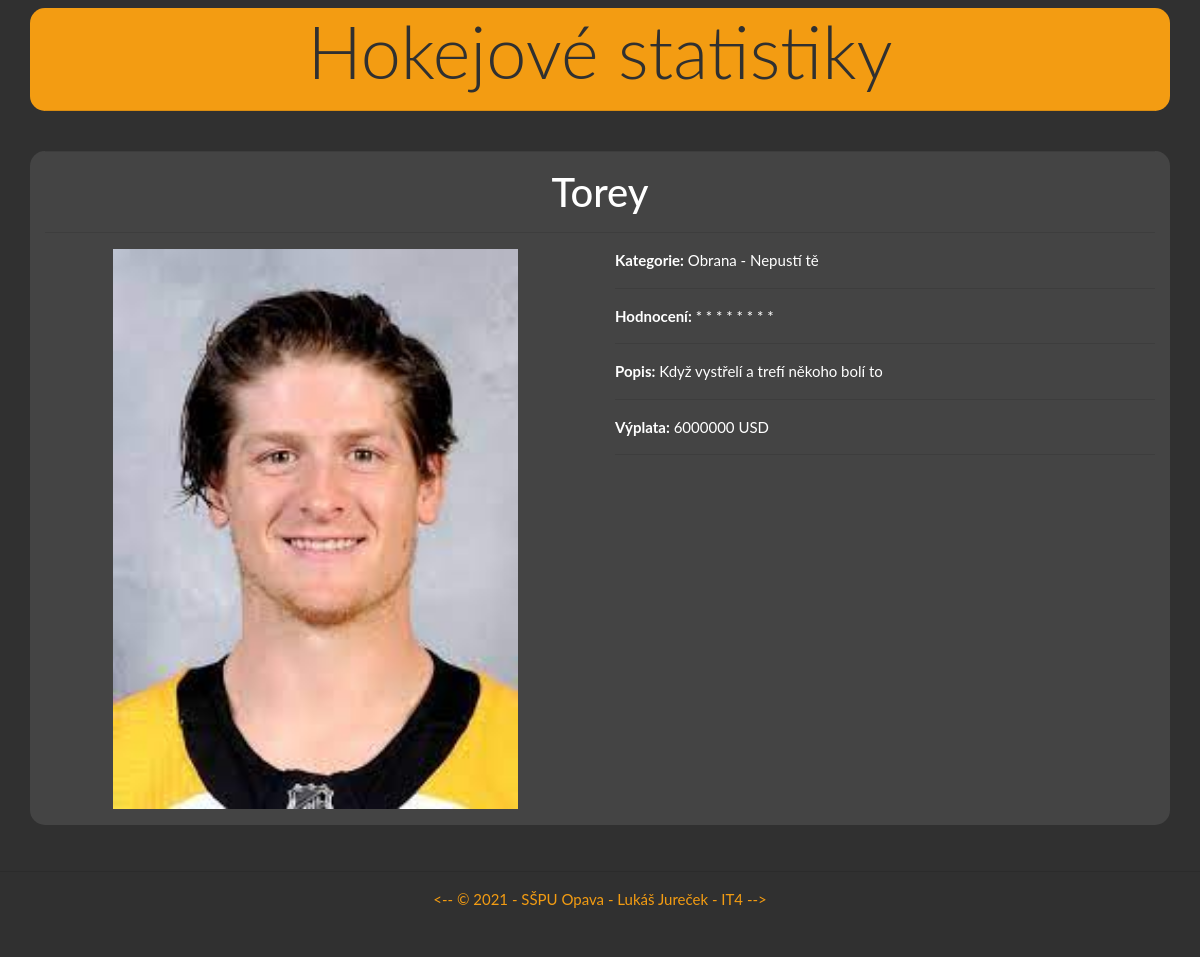
The page /staty/detail/4 on the database as committed earlier.
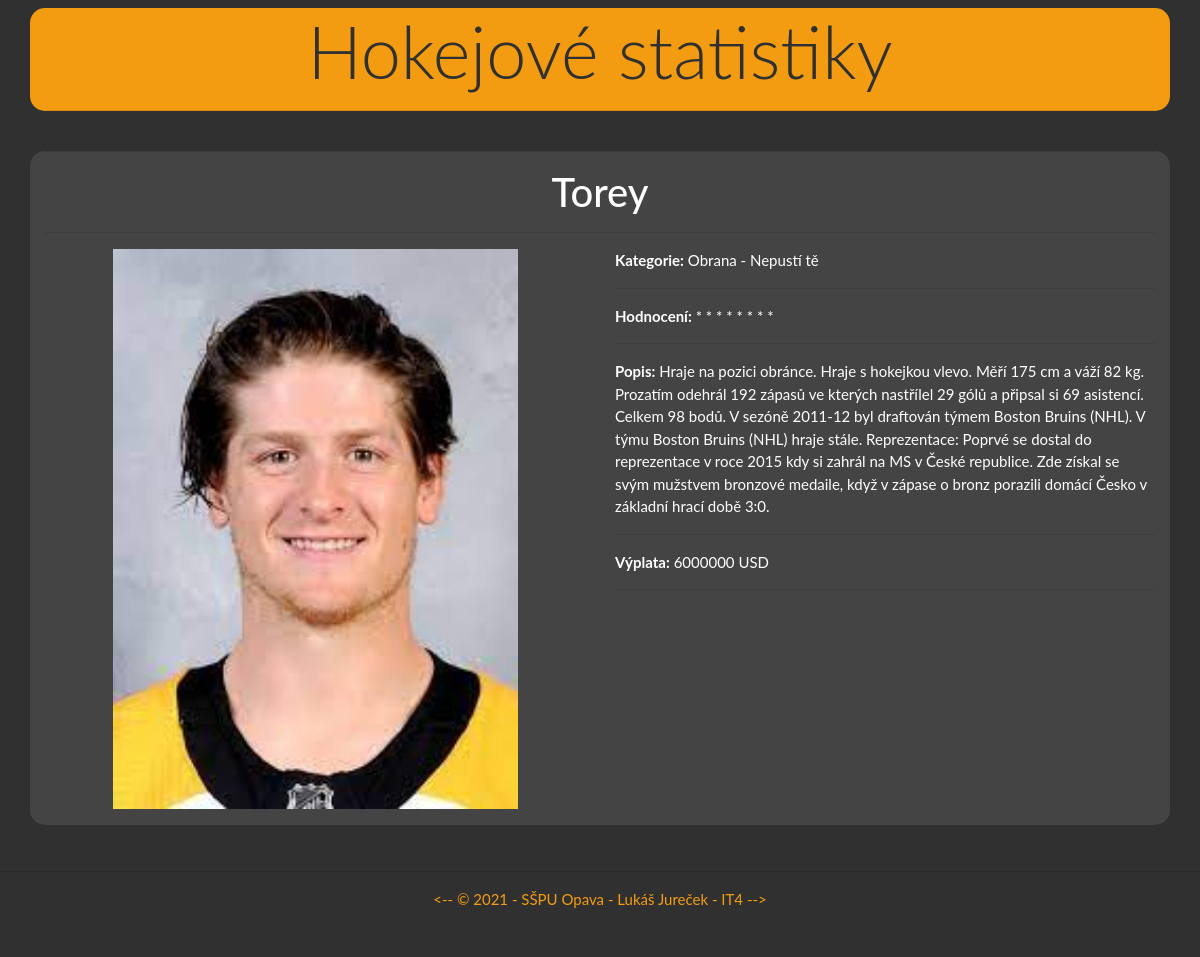
The same page on the database as committed later.
### staty/models.py (models this page shows, shortened)
class Statistiky(models.Model):
    jmeno = models.CharField(max_length=30, verbose_name="Jméno Hráče", help_text='Zadejte jméno maximální délce 30 znaků')
    prijmeni = models.CharField(max_length=30, verbose_name="Příjmení Hráče", help_text='Zadejte příjmení maximální délce 30 znaků')
    popis = models.TextField(blank=True, null=True, verbose_name="Rychlý životopis")
    vyplata = models.IntegerField(validators=[MinValueValidator(1)], null=True, help_text="Zadejte nezáporné číslo", verbose_name="Výplata")
    KVALITA= (
        (10, '10'),
        (9, '9'),
        (8, '8'),
        (7, '7'),
        (6, '6'),
        (5, '5'),
        (4, '4'),
        (3, '3'),
        (2, '2'),
        (1, '1'),
    )
    kvalita = models.IntegerField( choices=KVALITA, blank=True, default=5, verbose_name="Kvalita hráče", help_text='Vyberte označení kvality')
    foto = models.ImageField(upload_to='staty/%Y/%m/%d/', blank=True, null=True, verbose_name="Profilovka")
    druh = models.ForeignKey(Druh, on_delete=models.RESTRICT)
    class Meta:
        ordering = ["prijmeni"]
        verbose_name = 'stat'
        verbose_name_plural = 'staty'

class Druh(models.Model):
    oznaceni_druhu = models.CharField(max_length=50, unique=True, verbose_name="Označení druhu hráče",
                            help_text='Zadejte text o maximální délce 50 znaků; text musí být jedinečný')
    OBLAST = (
        ('Levé křídlo', 'Levé křídlo'),
        ('Pravé křídlo', 'Pravé křídlo'),
        ('Brankář', 'Brankář' ),
        ('Centr', 'Centr'),
        ('Obrana', 'Obrana'),
    )
    oblast = models.CharField(max_length=40, choices=OBLAST, blank=True, default='Centr', verbose_name="Oblast", help_text='Vyberte označení oblasti')
    class Meta:
        ordering = ["oznaceni_druhu"]
        verbose_name = 'Druh hráče'
        verbose_name_plural = 'Druh hráčů'

### staty/views.py (the view)
# urls.py: path('detail/<int:pk>', views.StatsDetailView.as_view(), name='detail'),
class StatsDetailView(DetailView):
    model = Statistiky
    context_object_name = 'statistiky'
    template_name = 'detail.html'

### staty/templates/detail.html (shortened to what this page needs)
{% extends 'base.html' %}
{% block content %}
    <hr>
    <h2 class="text-center">{{ statistiky.jmeno }}</h2>
    <hr>
    <div class="row">
        <div class="col text-center">
            <p><img src="{{ statistiky.foto.url }}" alt="{{ statistiky.jmeno }}" width="75%"></p>
        </div>
        <div class="col">
            <p><b>Kategorie:</b> {{ statistiky.druh.oblast }} - {{ statistiky.druh.oznaceni_druhu }}</p>
            <hr>
             <p><b>Hodnocení:</b> {% for star in "x"|ljust:statistiky.kvalita %} * {% endfor %}</p>
             <hr>
            <p><b>Popis:</b> {{ statistiky.popis }}</p>
            <hr>
            <p><b>Výplata:</b> {{ statistiky.vyplata }} USD</p>
            <hr>
        </div>
    </div>
{% endblock %}

### staty/templates/base.html (shortened to what this page needs)
<!DOCTYPE html>
<html lang="cs">
<head>
    {% load static %}
    <link rel="stylesheet" href="{% static 'css/bootstrap.css' %}">
    <link rel="stylesheet" href="{% static 'css/styles.css' %}">
</head>
<body class="bg-dark">
    <header class="jumbotron-fluid bg-dark p-2">
        <div class="container bg-warning"  id="typy2">
            <h1 class="text-center display-3 text-dark">Hokejové statistiky</h1>
            <hr>
        </div>
    </header>
    <main class="container bg-secondary" id="typy">
    {% block content %}{% endblock %}
    </main>
    <footer class="bg-dark jumbotron-fluid">
        <hr>
        <p class="text-center text-warning"><-- &copy; 2021 - SŠPU Opava - Lukáš Jureček - IT4 --></p>
    </footer>
</body>
</html>

### staty/static/css/styles.css (style rules this page uses)
footer { padding: 30px; }
main { border-radius: 15px; }
div { border-radius: 15px; }

Rows that differ between the two databases and show on the page:
changed Statistiky "Torey": popis "Když vystřelí a trefí někoho bolí to" → "Hraje na pozici obránce. Hraje s hokejkou vlevo. Měří 175 cm a váží 82 kg. Prozatím odehrál 192 zápasů ve kterých nastřílel 29 gólů a připsal si 69 asistencí. Celkem 98 bodů. V sezóně 2011-12 byl draftován týmem Boston Bruins (NHL). V týmu Boston Bruins (NHL) hraje stále. Reprezentace: Poprvé se dostal do reprezentace v roce 2015 kdy si zahrál na MS v České republice. Zde získal se svým mužstvem bronzové medaile, když v zápase o bronz porazili domácí Česko v základní hrací době 3:0."
